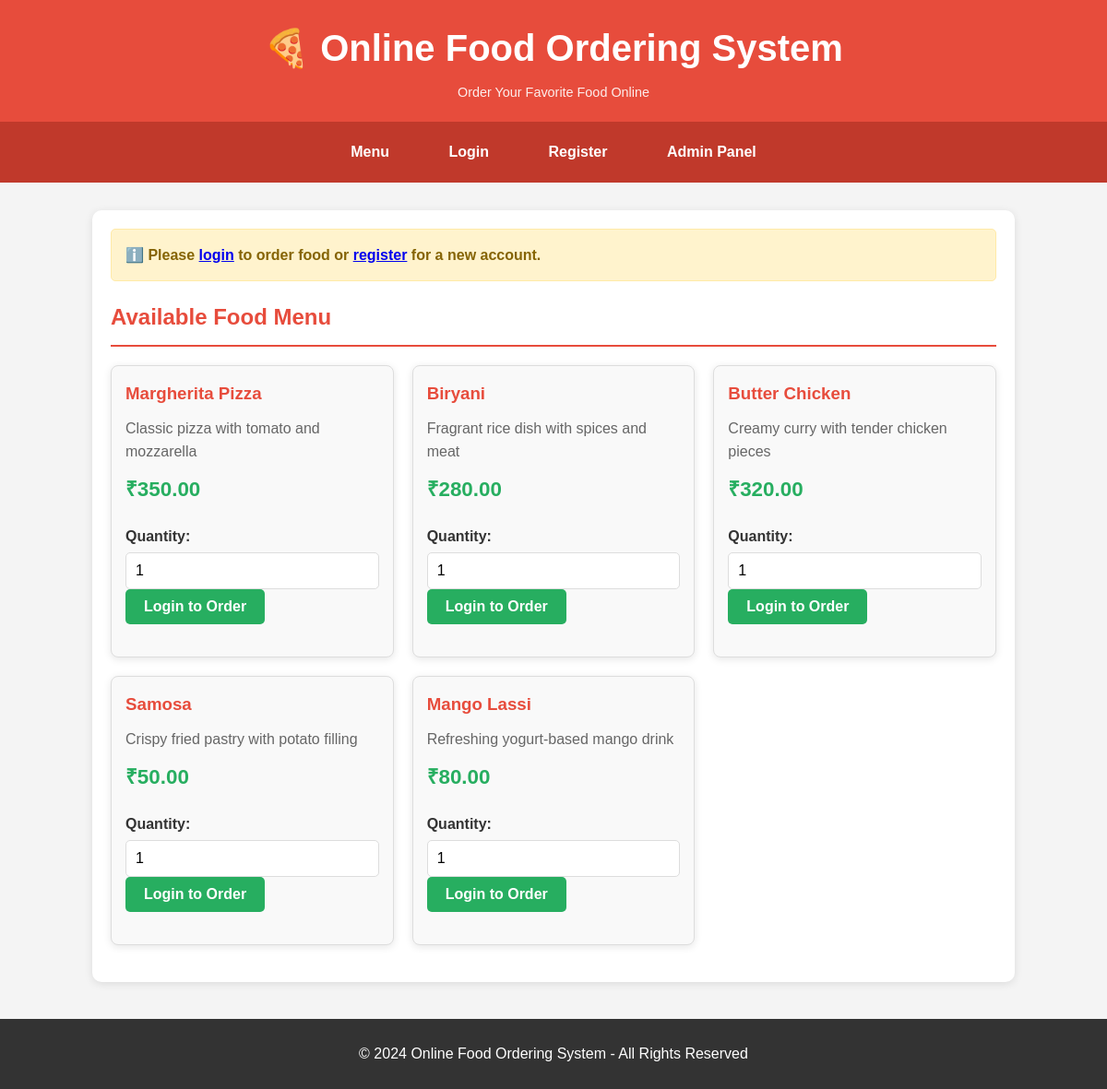
The page / on the database its author committed.
### tables this page shows
CREATE TABLE food (
    food_id INT AUTO_INCREMENT PRIMARY KEY,
    food_name VARCHAR(100) NOT NULL,
    price DECIMAL(8, 2) NOT NULL,
    description VARCHAR(255),
    created_at TIMESTAMP DEFAULT CURRENT_TIMESTAMP
);

### index.php (the view, shortened to what this page needs)
<?php
require_once('db.php');
$food_query = "SELECT * FROM food";
$food_result = mysqli_query($conn, $food_query);
?>
<!DOCTYPE html>
<html lang="en">
<head>
    <link rel="stylesheet" href="style.css">
</head>
<body>
    <header>
        <h1>🍕 Online Food Ordering System</h1>
        <p>Order Your Favorite Food Online</p>
    </header>
    <nav>
        <a href="index.php">Menu</a>
        <?php if (isset($_SESSION['user_id'])): ?>
            <a href="cart.php">🛒 Cart</a>
            <a href="logout.php">Logout</a>
            <span style="color: white; margin-left: 20px;">Welcome, <?php echo htmlspecialchars($_SESSION['user_name']); ?>!</span>
        <?php else: ?>
            <a href="login.php">Login</a>
            <a href="register.php">Register</a>
            <a href="admin.php">Admin Panel</a>
        <?php endif; ?>
    </nav>
    <div class="container">
        <?php if (!isset($_SESSION['user_id'])): ?>
            <div class="alert alert-warning">
                ℹ️ Please <a href="login.php">login</a> to order food or <a href="register.php">register</a> for a new account.
            </div>
        <?php endif; ?>
        <div class="section">
            <h2>Available Food Menu</h2>
            <div class="food-grid">
                <?php
                if (mysqli_num_rows($food_result) > 0) {
                    while ($food = mysqli_fetch_assoc($food_result)) {
                        $food_id = $food['food_id'];
                        $food_name = htmlspecialchars($food['food_name']);
                        $price = $food['price'];
                        $description = htmlspecialchars($food['description']);
                        ?>
                        <div class="food-card">
                            <h3><?php echo $food_name; ?></h3>
                            <p><?php echo $description; ?></p>
                            <div class="price">₹<?php echo number_format($price, 2); ?></div>
                            <form method="POST" action="">
                                <label for="quantity_<?php echo $food_id; ?>">Quantity:</label>
                                <input type="number" id="quantity_<?php echo $food_id; ?>" name="quantity" value="1" min="1" max="10" class="food-quantity">
                                <button type="submit" name="add_to_cart" class="btn btn-success">
                                    <?php echo isset($_SESSION['user_id']) ? '🛒 Add to Cart' : 'Login to Order'; ?>
                                </button>
                            </form>
                        </div>
                        <?php
                    }
                } else {
                    echo '<div class="empty-message">No food items available. Please check back later.</div>';
                }
                ?>
            </div>
        </div>
    </div>
    <footer>
        <p>&copy; 2024 Online Food Ordering System - All Rights Reserved</p>
    </footer>
</body>
</html>

### style.css (style rules this page uses)
* { margin: 0; padding: 0; box-sizing: border-box; }
body { font-family: 'Arial', sans-serif; background-color: #f4f4f4; color: #333; line-height: 1.6; }
html { scroll-behavior: smooth; }
header { background-color: #e74c3c; color: white; padding: 20px 0; text-align: center; box-shadow: 0 2px 5px rgba(0, 0, 0, 0.1); }
header h1 { font-size: 2.5em; margin-bottom: 5px; }
header p { font-size: 0.9em; opacity: 0.9; }
nav { background-color: #c0392b; padding: 10px 0; text-align: center; }
nav a { color: white; text-decoration: none; padding: 10px 20px; margin: 0 10px; display: inline-block; border-radius: 5px; transition: 0.3s; font-weight: bold; }
.container { max-width: 1000px; margin: 30px auto; padding: 20px; background-color: white; border-radius: 10px; box-shadow: 0 2px 10px rgba(0, 0, 0, 0.1); }
.section { margin: 20px 0; }
.section h2 { color: #e74c3c; margin-bottom: 15px; border-bottom: 2px solid #e74c3c; padding-bottom: 10px; }
form { margin: 20px 0; }
label { display: block; margin-bottom: 5px; font-weight: bold; color: #333; }
input[type="text"], input[type="email"], input[type="password"], input[type="number"], select { width: 100%; padding: 10px; border: 1px solid #ddd; border-radius: 5px; font-size: 1em; transition: 0.3s; }
.btn { padding: 10px 20px; border: none; border-radius: 5px; font-size: 1em; cursor: pointer; transition: 0.3s; font-weight: bold; text-decoration: none; display: inline-block; }
.btn-success { background-color: #27ae60; color: white; }
.alert { padding: 15px; margin-bottom: 20px; border-radius: 5px; font-weight: bold; }
.alert-warning { background-color: #fff3cd; color: #856404; border: 1px solid #ffeaa7; }
.food-grid { display: grid; grid-template-columns: repeat(auto-fit, minmax(250px, 1fr)); gap: 20px; margin: 20px 0; }
.food-card { background-color: #f9f9f9; border: 1px solid #ddd; border-radius: 8px; padding: 15px; box-shadow: 0 2px 8px rgba(0, 0, 0, 0.1); transition: 0.3s; }
.food-card h3 { color: #e74c3c; margin-bottom: 10px; }
.food-card p { color: #666; margin-bottom: 10px; }
.price { font-size: 1.4em; color: #27ae60; font-weight: bold; margin-bottom: 10px; }
.food-quantity { width: 60px; padding: 8px; margin-right: 10px; }
footer { background-color: #333; color: white; text-align: center; padding: 20px; margin-top: 40px; }
footer p { margin: 5px 0; }

### rows shown on the page
food: food_name "Margherita Pizza", description "Classic pizza with tomato and mozzarella", price "350.00", quantity "1"
food: food_name "Biryani", description "Fragrant rice dish with spices and meat", price "280.00"
food: food_name "Butter Chicken", description "Creamy curry with tender chicken pieces", price "320.00"
food: food_name "Samosa", description "Crispy fried pastry with potato filling", price "50.00"
food: food_name "Mango Lassi", description "Refreshing yogurt-based mango drink", price "80.00"
